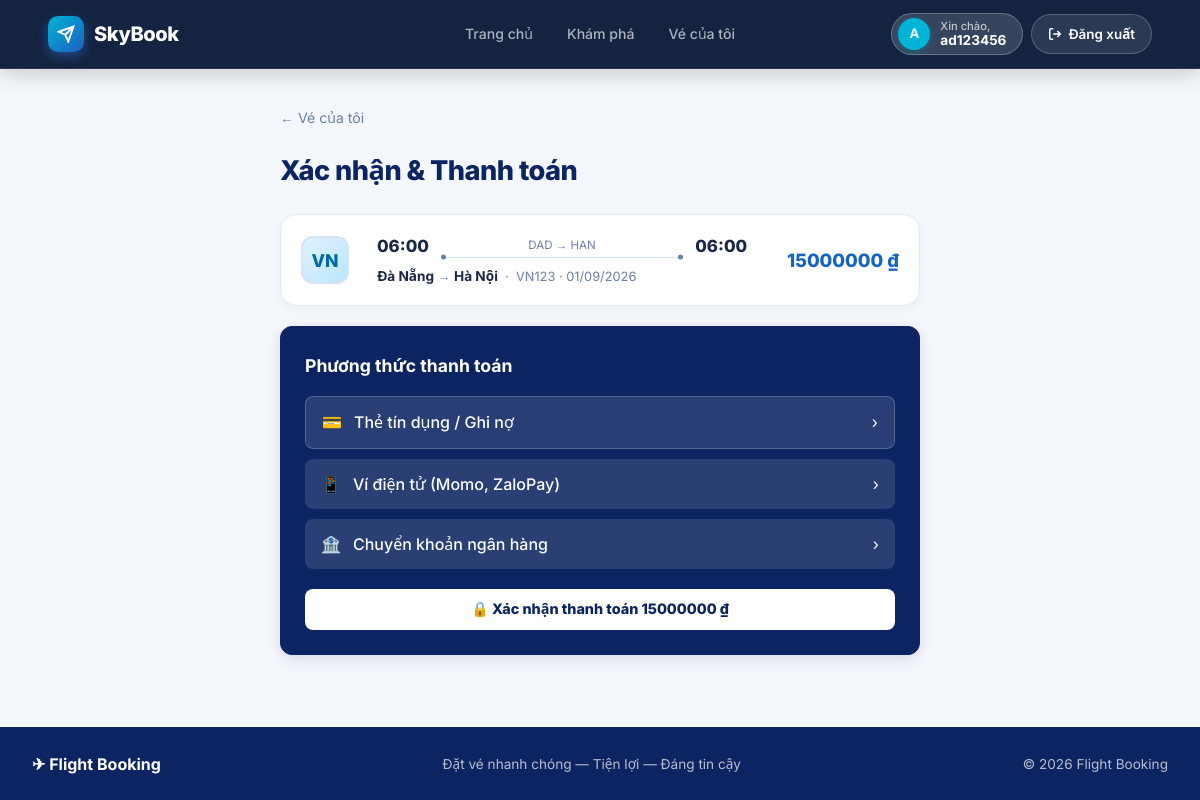
The app's page /payments/8/ (signed in) with its own data.
### bookings/models.py (models this page shows, shortened)
class Booking(models.Model):
    STATUS_CHOICES = [
        ("pending", "Pending"),
        ("paid", "Paid"),
        ("cancelled", "Cancelled"),
    ]
    user = models.ForeignKey(User, on_delete=models.CASCADE, related_name="bookings", db_index=True, verbose_name="User")
    flight = models.ForeignKey(Flight, on_delete=models.SET_NULL, null=True, blank=True, related_name="outbound_bookings", verbose_name="Outbound Flight")
    return_flight = models.ForeignKey(Flight, on_delete=models.SET_NULL, null=True, blank=True, related_name="return_bookings", verbose_name="Return Flight")
    booking_code = models.CharField(max_length=20, unique=True, verbose_name="Booking Code")
    booking_date = models.DateTimeField(auto_now_add=True, verbose_name="Booking Date")
    total_price = models.DecimalField(max_digits=12, decimal_places=2, verbose_name="Total Price")
    status = models.CharField(max_length=20, choices=STATUS_CHOICES, default="pending", verbose_name="Status")
    class Meta:
        verbose_name = "Booking"
        verbose_name_plural = "Bookings"

### flights/models.py (models this page shows, shortened)
class Flight(models.Model):
    STATUS_CHOICES = [
        ("scheduled", "Scheduled"),
        ("boarding", "Boarding"),
        ("departed", "Departed"),
        ("completed", "Completed"),
        ("cancelled", "Cancelled"),
    ]
    flight_number = models.CharField(max_length=20, verbose_name="Flight Number")
    airline = models.ForeignKey(Airline, on_delete=models.CASCADE, related_name="flights", verbose_name="Airline")
    aircraft = models.ForeignKey(Aircraft, on_delete=models.CASCADE, related_name="flights", verbose_name="Aircraft")
    departure_airport = models.ForeignKey(Airport, on_delete=models.CASCADE, related_name="departures", verbose_name="Departure Airport")
    arrival_airport = models.ForeignKey(Airport, on_delete=models.CASCADE, related_name="arrivals", verbose_name="Arrival Airport")
    departure_time = models.DateTimeField(db_index=True, verbose_name="Departure Time")
    arrival_time = models.DateTimeField(verbose_name="Arrival Time")
    price = models.DecimalField(max_digits=12, decimal_places=2, verbose_name="Base Price")
    status = models.CharField(max_length=20, choices=STATUS_CHOICES, default="scheduled", db_index=True, verbose_name="Status")
    class Meta:
        verbose_name = "Flight"
        verbose_name_plural = "Flights"

class Airline(models.Model):
    name = models.CharField(max_length=100, verbose_name="Airline Name")
    code = models.CharField(max_length=10, unique=True, verbose_name="Airline Code")
    logo = models.URLField(blank=True, verbose_name="Logo URL")
    class Meta:
        verbose_name = "Airline"
        verbose_name_plural = "Airlines"

class Airport(models.Model):
    name = models.CharField(max_length=150, verbose_name="Airport Name")
    code = models.CharField(max_length=10, unique=True, verbose_name="Airport Code")
    city = models.CharField(max_length=100, verbose_name="City")
    class Meta:
        verbose_name = "Airport"
        verbose_name_plural = "Airports"

### payments/views.py (the view, shortened to what this page needs)
@login_required
def payment(request, booking_id):
    booking = get_object_or_404(Booking, id=booking_id, user=request.user)
    return render(request, "payments/payment.html", {"booking": booking})

### templates/payments/payment.html (shortened to what this page needs)
{% extends "base.html" %}
{% block content %}
<div style="max-width:640px;margin:0 auto;">
  <a href="{% url 'my_bookings' %}" class="back-link">← Vé của tôi</a>
  <h1>Xác nhận & Thanh toán</h1>
  {% if booking.flight %}
  <div class="flight-result" style="margin:20px 0;">
    <div class="fr-logo">{{ booking.flight.airline.code|default:booking.flight.airline.name|slice:":2"|upper }}</div>
    <div class="fr-info">
      <div class="fr-times">
        <span class="fr-time">{{ booking.flight.departure_time|date:"H:i" }}</span>
        <div class="fr-duration-line">
          <span>{{ booking.flight.departure_airport.code }} → {{ booking.flight.arrival_airport.code }}</span>
          <div class="fr-line"></div>
        </div>
        <span class="fr-time">{{ booking.flight.arrival_time|date:"H:i" }}</span>
      </div>
      <div class="fr-route">
        <strong>{{ booking.flight.departure_airport.city }}</strong> → <strong>{{ booking.flight.arrival_airport.city }}</strong>
        &nbsp;·&nbsp; {{ booking.flight.flight_number }} · {{ booking.flight.departure_time|date:"d/m/Y" }}
      </div>
    </div>
    <div class="fr-price-block">
      <div style="font-size:1.15rem;font-weight:800;color:var(--blue);">{{ booking.total_price|floatformat:0 }} ₫</div>
    </div>
  </div>
  {% endif %}
  <div class="card" style="background:var(--navy);border-color:var(--navy);">
    <h2 style="color:#fff;margin-bottom:16px;">Phương thức thanh toán</h2>
    <div style="display:flex;flex-direction:column;gap:10px;margin-bottom:20px;">
      <div style="background:rgba(255,255,255,.12);border-radius:var(--radius-sm);padding:12px 16px;display:flex;align-items:center;gap:12px;color:#fff;cursor:pointer;border:1px solid rgba(255,255,255,.2);">
        <span>💳</span><span style="font-weight:500;">Thẻ tín dụng / Ghi nợ</span><span style="margin-left:auto;">›</span>
      </div>
      <div style="background:rgba(255,255,255,.12);border-radius:var(--radius-sm);padding:12px 16px;display:flex;align-items:center;gap:12px;color:#fff;cursor:pointer;">
        <span>📱</span><span style="font-weight:500;">Ví điện tử (Momo, ZaloPay)</span><span style="margin-left:auto;">›</span>
      </div>
      <div style="background:rgba(255,255,255,.12);border-radius:var(--radius-sm);padding:12px 16px;display:flex;align-items:center;gap:12px;color:#fff;cursor:pointer;">
        <span>🏦</span><span style="font-weight:500;">Chuyển khoản ngân hàng</span><span style="margin-left:auto;">›</span>
      </div>
    </div>
    <form method="POST" style="background:none;border:none;box-shadow:none;padding:0;gap:0;max-width:100%;">
      <button type="submit" class="btn btn-full btn-lg" style="background:#fff;color:var(--navy);font-weight:800;">
        🔒 Xác nhận thanh toán {{ booking.total_price|floatformat:0 }} ₫
      </button>
    </form>
  </div>
</div>
{% endblock %}

### templates/partials/navbar.html (shortened to what this page needs)
{% load static %}
<header class="navbar-glass" id="main-nav">
  <div class="navbar-inner">
    <a href="{% url 'home' %}" class="navbar-brand">
      <div class="brand-icon" style="background: linear-gradient(135deg, #00B4D8, #1E5FBE);">
        <svg width="18" height="18" viewBox="0 0 24 24" fill="none" stroke="currentColor" stroke-width="2.5">
          <path d="M22 2L11 13M22 2l-7 20-4-9-9-4 20-7z"/>
        </svg>
      </div>
      <span style="font-weight: 800;">SkyBook</span>
    </a>
    <nav class="nav-links">
      <a href="{% url 'home' %}" class="nav-link {% if request.resolver_match.url_name == 'home' %}nav-link--active{% endif %}">Trang chủ</a>
      <a href="{% url 'recommendations' %}" class="nav-link {% if request.resolver_match.url_name == 'recommendations' %}nav-link--active{% endif %}">Khám phá</a>
      {% if user.is_authenticated %}
        <a href="{% url 'my_bookings' %}" class="nav-link {% if request.resolver_match.url_name == 'my_bookings' %}nav-link--active{% endif %}">Vé của tôi</a>
      {% endif %}
    </nav>
    <div class="nav-actions">
      {% if user.is_authenticated %}
        <div class="nav-user-pill" style="background: rgba(255,255,255,0.15); border: 1px solid rgba(255,255,255,0.25); border-radius: 99px; padding: 4px 16px 4px 6px; display: flex; align-items: center; gap: 10px;">
          <div class="nav-avatar" style="background: #00B4D8; width: 32px; height: 32px; border-radius: 50%; display: flex; align-items: center; justify-content: center; font-weight: bold; color: white; box-shadow: 0 2px 8px rgba(0,180,216,0.3);">{{ user.username|slice:":1"|upper }}</div>
          <div class="nav-user-info" style="display: flex; flex-direction: column; line-height: 1.1;">
            <span class="nav-user-greeting" style="font-size: 0.7rem; color: rgba(255,255,255,0.7);">Xin chào,</span>
            <span class="nav-username" style="font-size: 0.85rem; font-weight: 700; color: white;">{{ user.username }}</span>
          </div>
        </div>
        <a href="{% url 'logout' %}" class="btn-nav-logout" title="Đăng xuất" style="background: rgba(255,255,255,0.1); color: #fff; border: 1px solid rgba(255,255,255,0.2); padding: 8px 16px; border-radius: 99px; display: flex; align-items: center; gap: 6px; font-weight: 600; text-decoration: none; transition: 0.2s;">
          <svg width="14" height="14" viewBox="0 0 24 24" fill="none" stroke="currentColor" stroke-width="2.5">
            <path d="M9 21H5a2 2 0 0 1-2-2V5a2 2 0 0 1 2-2h4M16 17l5-5-5-5M21 12H9"/>
          </svg>
          Đăng xuất
        </a>
      {% endif %}
    </div>
  </div>
</header>

### templates/partials/navbar.html (style rules this page uses)
header.navbar-glass { position: fixed !important; top: 0; left: 0; right: 0; width: 100%; z-index: 1000; transition: all 0.3s ease; background: rgba(15, 31, 61, 0.98) !important; backdrop-filter: blur(16px) !important; -webkit-backdrop-filter: blur(16px) !important; border-bottom: 1px solid rgba(255, 255, 255, 0.1) !important; box-shadow: 0 4px 24px rgba(0, 0, 0, 0.2) !important; }

### records on screen
Booking: flight.airline.code "VN", flight.departure_time "06:00", flight.departure_airport.code "DAD", flight.arrival_airport.code "HAN", flight.arrival_time "06:00", flight.departure_airport.city "Đà Nẵng", flight.arrival_airport.city "Hà Nội", flight.flight_number "VN123", flight.departure_time "01/09/2026", total_price "15000000"

### other values on screen
{{ user.username|slice:":1"|upper }} "A"
{{ user.username }} "ad123456"
